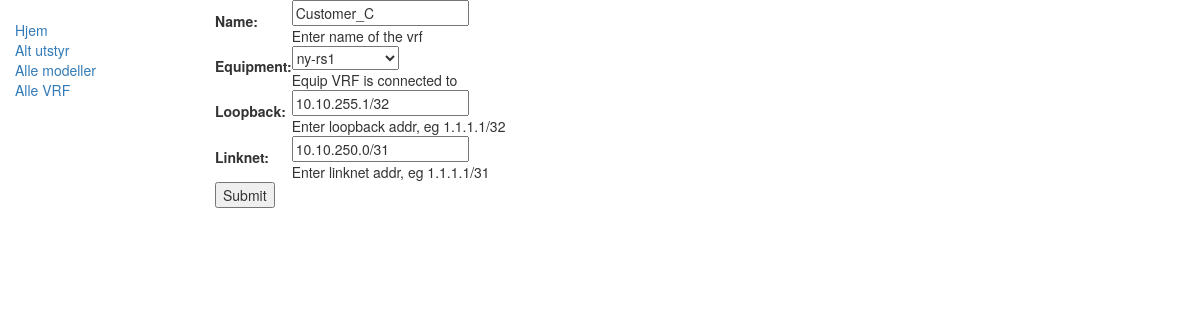
Page /prov/vrf/1/update/ on the committed database.
### prov/models.py (models this page shows, shortened)
class Vrf(models.Model):
    name = models.CharField(max_length=200, help_text="Enter name of the vrf")
    equipment = models.ForeignKey('Equipment', on_delete=models.CASCADE, null=True, help_text="Equip VRF is connected to")
    loopback = models.CharField(max_length=200, help_text="Enter loopback addr, eg 1.1.1.1/32")
    linknet = models.CharField(max_length=200, help_text="Enter linknet addr, eg 1.1.1.1/31")
    class Meta:
        ordering = ['name']

class Equipment(models.Model):
    name = models.CharField(max_length=200, help_text="Enter name of the equipment")
    playbook = models.ForeignKey('Playbook', on_delete=models.SET_NULL, null=True)
    inventory = models.ForeignKey('Inventory', on_delete=models.SET_NULL, null=True)
    os = models.ForeignKey('Os', on_delete=models.SET_NULL, null=True)
    equip_model = models.ForeignKey('Emodel', on_delete=models.SET_NULL, null=True)
    def __str__(self):
        return self.name
    class Meta:
        ordering = ['name']

### prov/views.py (the view)
# urls.py: path('vrf/<int:pk>/update/', views.VrfUpdate.as_view(), name='vrf_update'),
class VrfUpdate(UpdateView):
    model = Vrf
    fields = ['name','equipment','loopback','linknet']

### prov/templates/prov/vrf_form.html (shortened to what this page needs)
{% extends "base_generic.html" %}
{% block content %}
<form action="" method="post">
    <table>
    {{ form.as_table }}
    </table>
    <input type="submit" value="Submit" />
</form>
{% endblock %}

### rows in the picture
Vrf: name "Customer_C", equipment "ny-rs1", loopback "10.10.255.1/32", linknet "10.10.250.0/31"
